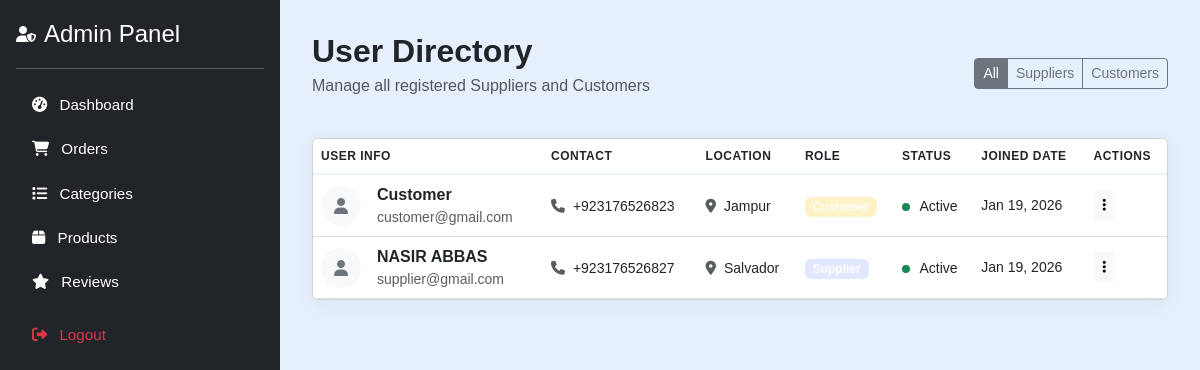
Page /admin/view_users.php (signed in) on the committed database.
### tables this page shows
CREATE TABLE `users` (
  `id` int(11) NOT NULL,
  `name` varchar(100) NOT NULL,
  `email` varchar(100) NOT NULL,
  `password` varchar(255) NOT NULL,
  `phone` varchar(20) DEFAULT NULL,
  `address` text DEFAULT NULL,
  `city` varchar(100) DEFAULT NULL,
  `status` enum('active','inactive','banned') DEFAULT 'active',
  `role` enum('supplier','customer') NOT NULL,
  `created_at` timestamp NOT NULL DEFAULT current_timestamp()
);

### admin/view_users.php (the view, shortened to what this page needs)
<?php
include('config.php');
$role_filter = isset($_GET['role']) ? mysqli_real_escape_string($conn, $_GET['role']) : '';
$query = "SELECT id, name, email, phone, role, status, city, created_at FROM users";
$query .= " ORDER BY created_at DESC";
$result = mysqli_query($conn, $query);
?>
<!DOCTYPE html>
<html lang="en">
<head>
    <link href="https://cdn.jsdelivr.net/npm/bootstrap@5.3.0/dist/css/bootstrap.min.css" rel="stylesheet" />
    <link href="https://cdnjs.cloudflare.com/ajax/libs/font-awesome/6.6.0/css/all.min.css" rel="stylesheet" />
</head>
<body>
    <?php include('admin_sidebar.php'); ?>
    <div class="main-content">
        <div class="d-flex justify-content-between align-items-center mb-4">
            <div>
                <h2 class="fw-bold mb-1">User Directory</h2>
                <p class="text-muted">Manage all registered Suppliers and Customers</p>
            </div>
            <div class="btn-group">
                <a href="view_users.php" class="btn btn-outline-secondary btn-sm <?= !$role_filter ? 'active' : '' ?>">All</a>
                <a href="view_users.php?role=supplier" class="btn btn-outline-secondary btn-sm <?= $role_filter == 'supplier' ? 'active' : '' ?>">Suppliers</a>
                <a href="view_users.php?role=customer" class="btn btn-outline-secondary btn-sm <?= $role_filter == 'customer' ? 'active' : '' ?>">Customers</a>
            </div>
        </div>
        <div class="card user-card">
            <div class="table-responsive">
                <table class="table table-hover mb-0">
                    <thead>
                        <tr>
                            <th>User Info</th>
                            <th>Contact</th>
                            <th>Location</th>
                            <th>Role</th>
                            <th>Status</th>
                            <th>Joined Date</th>
                            <th>Actions</th>
                        </tr>
                    </thead>
                    <tbody>
                        <?php if (mysqli_num_rows($result) > 0): ?>
                            <?php while($row = mysqli_fetch_assoc($result)): ?>
                                <tr>
                                    <td>
                                        <div class="d-flex align-items-center">
                                            <div class="avatar-sm me-3 bg-light rounded-circle d-flex align-items-center justify-content-center" style="width: 40px; height: 40px;">
                                                <i class="fas fa-user text-secondary"></i>
                                            </div>
                                            <div>
                                                <div class="fw-bold"><?= htmlspecialchars($row['name']) ?></div>
                                                <div class="small text-muted"><?= htmlspecialchars($row['email']) ?></div>
                                            </div>
                                        </div>
                                    </td>
                                    <td>
                                        <span class="small"><i class="fas fa-phone me-1 text-muted"></i> <?= $row['phone'] ?: 'N/A' ?></span>
                                    </td>
                                    <td>
                                        <span class="small"><i class="fas fa-map-marker-alt me-1 text-muted"></i> <?= $row['city'] ?: 'N/A' ?></span>
                                    </td>
                                    <td>
                                        <span class="badge badge-role <?= $row['role'] == 'supplier' ? 'role-supplier' : 'role-customer' ?>">
                                            <?= ucfirst($row['role']) ?>
                                        </span>
                                    </td>
                                    <td>
                                        <?php
                                            $status_class = [
                                                'active' => 'bg-success',
                                                'inactive' => 'bg-warning',
                                                'banned' => 'bg-danger'
                                            ];
                                        ?>
                                        <span class="status-indicator <?= $status_class[$row['status']] ?>"></span>
                                        <span class="small text-capitalize"><?= $row['status'] ?></span>
                                    </td>
                                    <td class="small">
                                        <?= date('M d, Y', strtotime($row['created_at'])) ?>
                                    </td>
                                    <td>
                                        <div class="dropdown">
                                            <button class="btn btn-light btn-sm" type="button" data-bs-toggle="dropdown">
                                                <i class="fas fa-ellipsis-v"></i>
                                            </button>
                                        </div>
                                    </td>
                                </tr>
                            <?php endwhile; ?>
                        <?php else: ?>
                            <tr>
                                <td colspan="7" class="text-center py-5 text-muted">No users found in the database.</td>
                            </tr>
                        <?php endif; ?>
                    </tbody>
                </table>
            </div>
        </div>
    </div>
</body>
</html>

### admin/view_users.php (style rules this page uses)
body { background-color: #f4f7fe; font-family: 'Inter', sans-serif; margin-left: 280px; transition: 0.3s; }
.main-content { padding: 2rem; }
.user-card { background: #fff; border-radius: 15px; box-shadow: 0 4px 20px rgba(0,0,0,0.05); border: none; overflow: hidden; }
.table thead { background-color: #f8f9fa; border-bottom: 2px solid #edf2f7; }
.table th { font-weight: 600; text-transform: uppercase; font-size: 0.75rem; letter-spacing: 0.5px; color: #718096; padding: 1.2rem; }
.table td { vertical-align: middle; padding: 1rem 1.2rem; color: #4a5568; }
.badge-role { padding: 0.5em 1em; border-radius: 50px; font-weight: 500; }
.role-supplier { background: #e0e7ff; color: #4338ca; }
.role-customer { background: #fef3c7; color: #92400e; }
.status-indicator { width: 8px; height: 8px; border-radius: 50%; display: inline-block; margin-right: 5px; }

### admin/admin_sidebar.php (style rules this page uses)
body { font-family: Arial, sans-serif; background-color: #e6effc; margin-left: 280px; }

### rows in the picture
users: name "Customer", email "customer@gmail.com", phone "+923176526823", city "Jampur", status "Active", created_at "Jan 19, 2026"
users: name "NASIR ABBAS", email "supplier@gmail.com", phone "+923176526827", city "Salvador", role "Supplier", status "Active", created_at "Jan 19, 2026"
